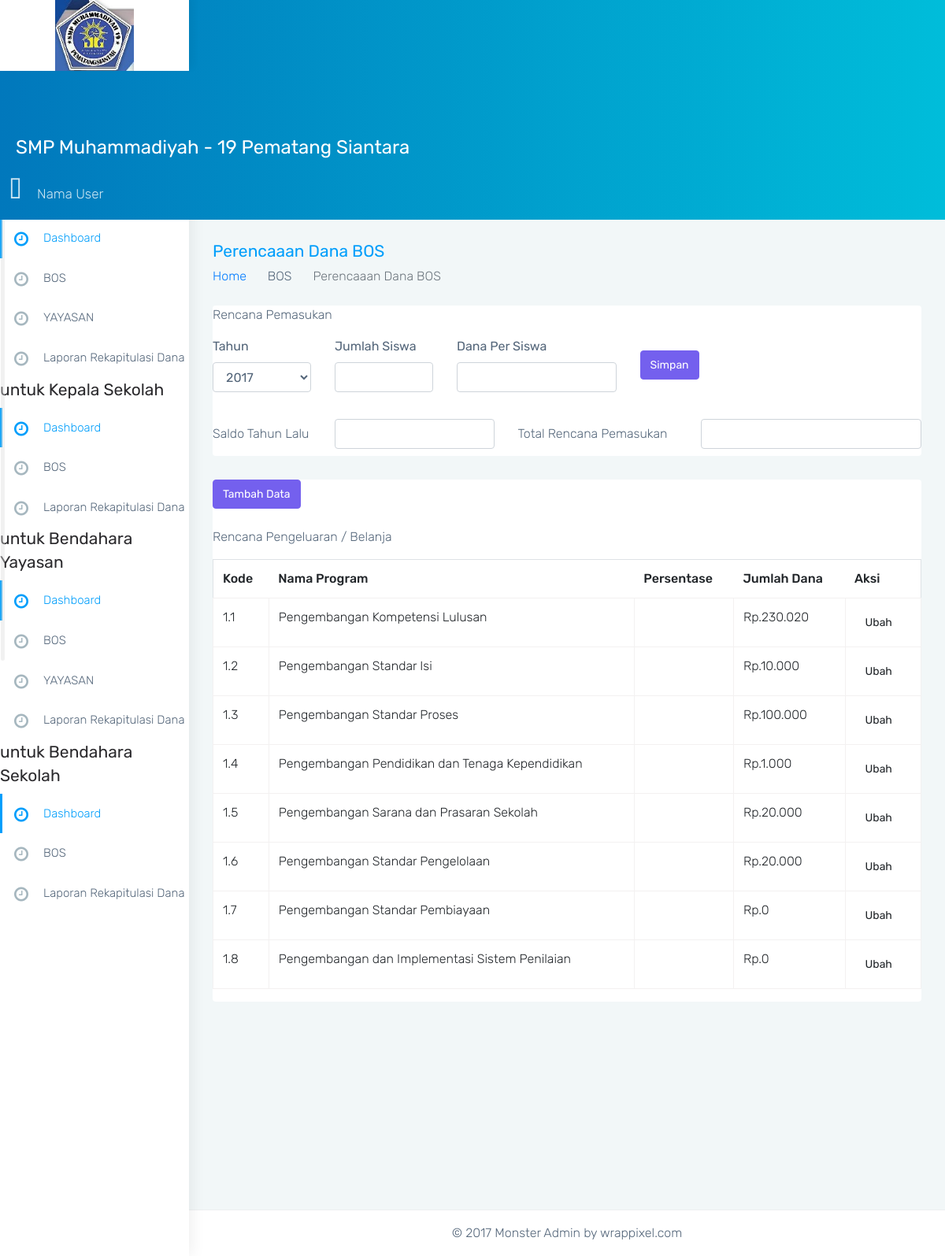
Page /perencanaan_bos/index.php on the committed database.
### tables this page shows
CREATE TABLE `tbl_standar_nasional` (
  `idsnp` int(11) NOT NULL,
  `nama_program` varchar(255) DEFAULT NULL
);

### perencanaan_bos/index.php (called while the page is built)
<?php
require('../url.php');
require('../model/crud.php');
$crud = new Crud;
$standar = $crud->read_data('tbl_standar_nasional');
$pendapatan_belanja = $crud->pendapatan_belanja();
require('../view/perencanaan_bos.php');

### url.php (called while the page is built, shortened)
<?php
$url = 'http://localhost/simkeuangan/';

### model/koneksi.php (called while the page is built)
<?php
class Koneksi
{
  private $host     = 'localhost';
  private $username = 'root';
  private $password = '';
  private $database = 'simkeuangan';
  protected $conn;
  function __construct()
  {
    if (!isset($this->conn))
      $this->conn = new mysqli($this->host, $this->username, $this->password, $this->database);
    if (!$this->conn)
      echo 'Koneksi Gagal';
    else
      return $this->conn;
  }
}

### model/crud.php (called while the page is built, shortened)
<?php
include('koneksi.php');
class Crud extends Koneksi
{
  public function read_data($table, $where = null)
  {
    $query = "SELECT * FROM $table";
    $hasil = $this->conn->query($query);
    $rows = array();
    while ($row = $hasil->fetch_assoc()) {
      $rows[] = $row;
    }
    return $rows;
  }
  public function pendapatan_belanja()
  {
    $query = "SELECT * FROM bos_rkas JOIN bos_rkas_detail ON bos_rkas.id_bos_rkas = bos_rkas_detail.bos_rkas LEFT JOIN tbl_standar_nasional ON bos_rkas.npsn = tbl_standar_nasional.idsnp";
    $hasil = $this->conn->query($query);
    $rows = array();
    while ($row = $hasil->fetch_assoc()) {
      $rows[] = $row;
    }
    return $rows;
  }
}

### view/perencanaan_bos.php (the view, shortened to what this page needs)
<!DOCTYPE html>
<html lang="en">
<?php require('template/head.php') ?>
<body class="fix-header card-no-border">
  <div id="main-wrapper">
    <?php require('template/header.php') ?>
    <?php require('template/sidebar.php') ?>
    <div class="page-wrapper">
      <div class="container-fluid">
        <div class="row page-titles">
          <div class="col-md-6 col-8 align-self-center">
            <h3 class="text-themecolor m-b-0 m-t-0">Perencaaan Dana BOS</h3>
            <ol class="breadcrumb">
              <li class="breadcrumb-item"><a href="<?= $url; ?>">Home</a></li>
              <li class="breadcrumb-item">BOS</li>
              <li class="breadcrumb-item active">Perencaaan Dana BOS</li>
            </ol>
          </div>
        </div>
        <div class="row">
          <div class="col-12">
            <div class="card">
              <div class="card-block">
                <p>Rencana Pemasukan</p>
                <form action="<?= $url; ?>perencanaan_bos/rencana.php" method="post">
                  <div class="row">
                    <div class="col-2">
                      <div class="form-group">
                        <label for="">Tahun</label>
                        <select name="tahun" class="form-control" id="" required>
                          <option value="2017">2017</option>
                        </select>
                      </div>
                    </div>
                    <div class="col-2">
                      <div class="form-group">
                        <label for="">Jumlah Siswa</label>
                        <input type="number" name="jumlah" class="form-control" required>
                      </div>
                    </div>
                    <div class="col-3">
                      <div class="form-group">
                        <label for="">Dana Per Siswa</label>
                        <input type="number" name="dana" class="form-control">
                      </div>
                    </div>
                    <div class="col-2 align-self-center">
                      <div class="form-group">
                        <input type="submit" name="submit" class="btn btn-primary" value="Simpan">
                      </div>
                    </div>
                  </div>
                </form>
                <div class="row">
                  <div class="col-2 mt-3">
                    <p>Saldo Tahun Lalu</p>
                  </div>
                  <div class="col-3 align-self-center">
                    <input type="number" class="form-control" name="" id="">
                  </div>
                  <div class="col-3 mt-3">
                    <label for="">Total Rencana Pemasukan</label>
                  </div>
                  <div class="col-4 align-self-center">
                    <input type="number" class="form-control" name="" id="">
                  </div>
                </div>
              </div>
            </div>
          </div>
          <div class="col-12">
            <div class="card">
              <div class="card-block">
                <a href="tambah.php" class="btn btn-primary mb-4">Tambah Data</a>
                <p>Rencana Pengeluaran / Belanja</p>
                <table class="table table-bordered mt-3" id="">
                  <thead>
                    <th>Kode</th>
                    <th>Nama Program</th>
                    <th>Persentase</th>
                    <th>Jumlah Dana</th>
                    <th>Aksi</th>
                  </thead>
                  <tbody>
                    <?php
                    $no = 1;
                    foreach ($standar as $st) {
                      $jumlah = 0;
                      foreach ($pendapatan_belanja as $pb) {
                        if ($pb['nama_program'] === $st['nama_program']) {
                          $jumlah += $pb['jumlah'];
                        }
                      }
                    ?>
                      <tr>
                        <td>1.<?= $no; ?></td>
                        <td><?= $st['nama_program']; ?></td>
                        <td></td>
                        <td>Rp.<?= number_format($jumlah, 0, '.', '.'); ?></td>
                        <td>
                          <a href="" class="btn btn-default">Ubah</a>
                        </td>
                      </tr>
                    <?php
                      $no++;
                    }
                    ?>
                  </tbody>
                </table>
              </div>
            </div>
          </div>
        </div>
      </div>
      <?php require('template/footer.php') ?>
    </div>
  </div>
</body>
</html>

### assets/css/colors/blue.css (style rules this page uses)
.text-themecolor { color: #009efb !important; }

### rows in the picture
tbl_standar_nasional: nama_program "Pengembangan Kompetensi Lulusan", jumlah "230.020"
tbl_standar_nasional: nama_program "Pengembangan Standar Isi", jumlah "10.000"
tbl_standar_nasional: nama_program "Pengembangan Standar Proses", jumlah "100.000"
tbl_standar_nasional: nama_program "Pengembangan Pendidikan dan Tenaga Kependidikan", jumlah "1.000"
tbl_standar_nasional: nama_program "Pengembangan Sarana dan Prasaran Sekolah", jumlah "20.000"
tbl_standar_nasional: nama_program "Pengembangan Standar Pengelolaan", jumlah "20.000"
tbl_standar_nasional: nama_program "Pengembangan Standar Pembiayaan", jumlah "0"
tbl_standar_nasional: nama_program "Pengembangan dan Implementasi Sistem Penilaian", jumlah "0"
